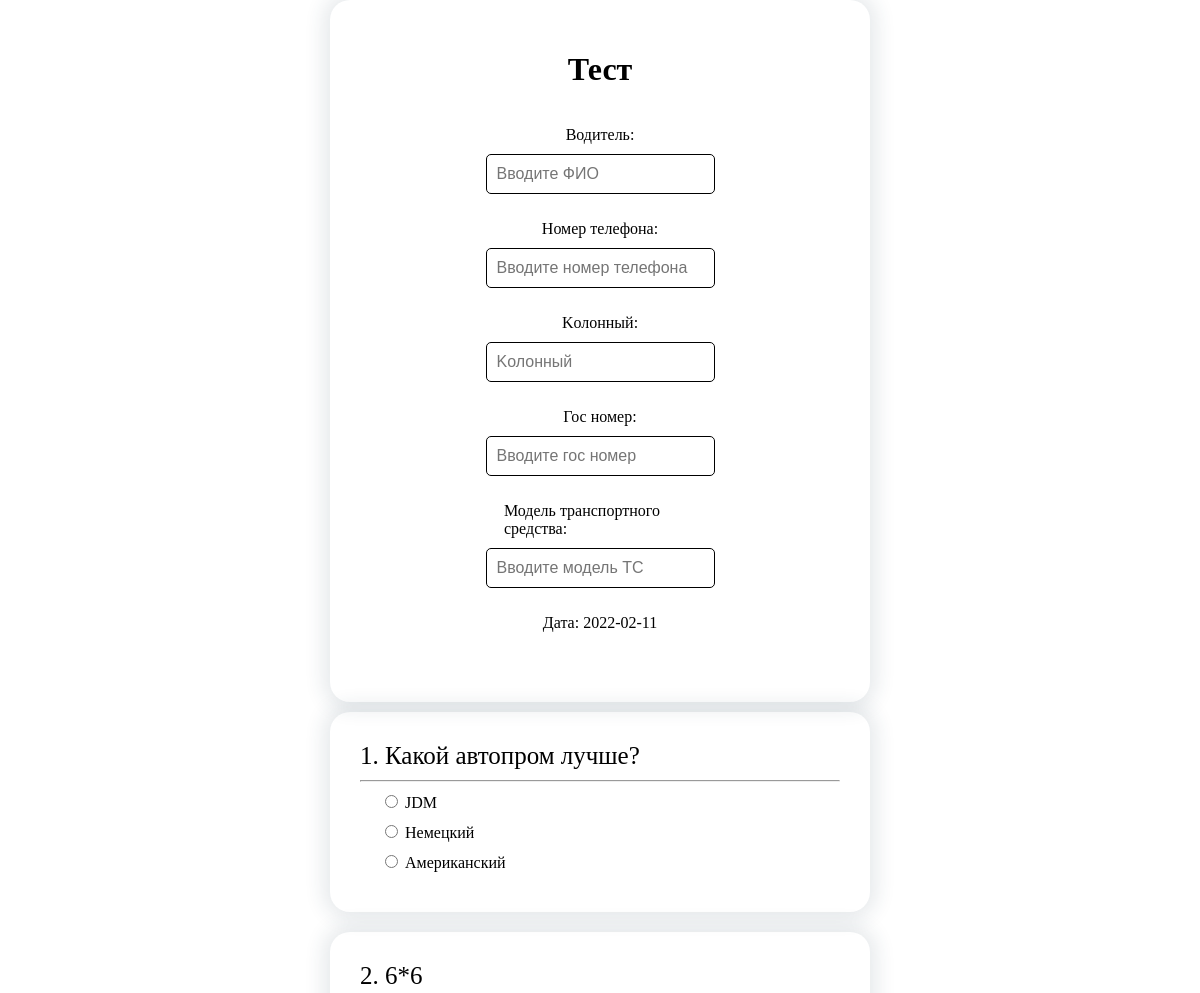
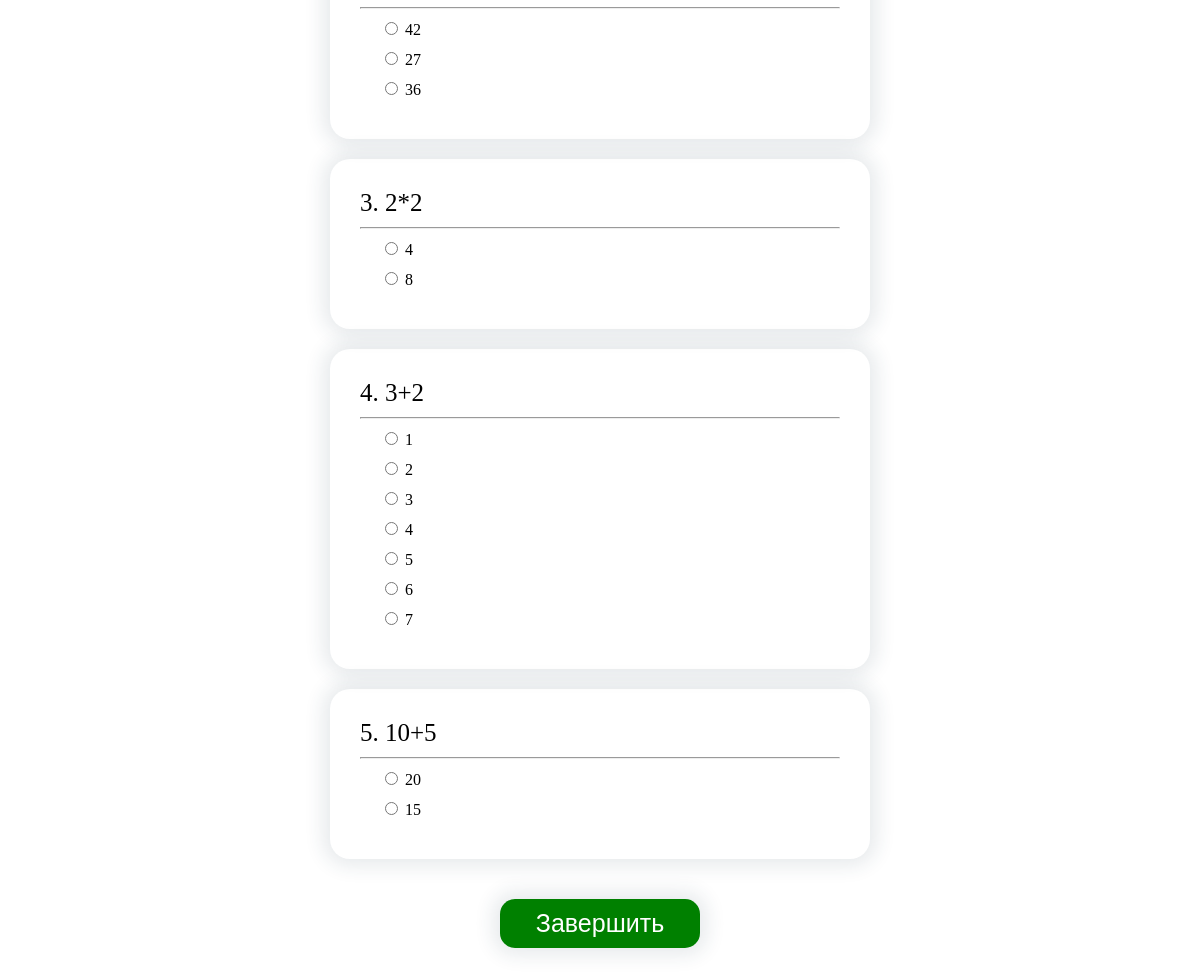
The page / on the database its author committed (2 pictures, top to bottom).
### main/models.py (models this page shows, shortened)
class Query(models.Model):
    query = models.TextField(verbose_name='Вопрос',max_length=4000)
    answer1 = models.CharField(verbose_name='Ответ 1', max_length=250)
    answer2 = models.CharField(verbose_name='Ответ 2', max_length=250)
    answer3 = models.CharField(verbose_name='Ответ 3 (не обязательно)', null=True, blank=True, max_length=250)
    answer4 = models.CharField(verbose_name='Ответ 4 (не обязательно)', null=True, blank=True, max_length=250)
    answer5 = models.CharField(verbose_name='Ответ 5 (не обязательно)', null=True, blank=True, max_length=250)
    answer6 = models.CharField(verbose_name='Ответ 6 (не обязательно)', null=True, blank=True, max_length=250)
    answer7 = models.CharField(verbose_name='Ответ 7 (не обязательно)', null=True, blank=True, max_length=250)
    correctAnswer = models.IntegerField(verbose_name='Правильный ответ')
    explanation = models.TextField(verbose_name='объяснение',max_length=2000,null=True, blank=True,)
    class Meta:
        verbose_name = 'Вопрос'
        verbose_name_plural = 'Вопросы'

### main/views.py (the view, shortened to what this page needs)
# urls.py: path('', views.test, name='test'),
def test(request):
    carNumber = request.GET.get('carNumber')
    fio = request.GET.get('fio')
    number = request.GET.get('number')
    columnar = request.GET.get('columnar')
    carModel = request.GET.get('carModel')
    checkedList = request.GET.get('checkedList')
    test = []
    querys = Query.objects.all()
    for i in range(len(querys)):
        dictonary = {
            'id': querys[i].pk,
            'count': i+1,
            'query': querys[i].query,
            'answer1': querys[i].answer1,
            'answer2': querys[i].answer2,
        }
        if querys[i].answer3:
            dictonary['answer3'] = querys[i].answer3
        if querys[i].answer4:
            dictonary['answer4'] = querys[i].answer4
        if querys[i].answer5:
            dictonary['answer5'] = querys[i].answer5
        if querys[i].answer6:
            dictonary['answer6'] = querys[i].answer6
        if querys[i].answer7:
            dictonary['answer7'] = querys[i].answer7
        dictonary['explanation'] = querys[i].explanation
        test.append(dictonary)
    length = []
    for i in range(1, len(test)+1):
        length.append(str(i))
    date = datetime.today().strftime('%Y-%m-%d')
    bigData = {
        'test': test,
        'len': length,
        'listLen':len(length),
        'date': date,
        }
    return render(request, 'main/test.html', bigData)

### main/templates/main/test.html (shortened to what this page needs)
{%load static%}
<!DOCTYPE html>
<html lang="en">
<head>
    <link rel="stylesheet" href="{%static 'css/style.css'%}">
</head>
<body>
    <div class="contact">
        <h1>Тест</h1>
        <div class="inputDiv">
            <p>Водитель:</p>
            <input id="fio" placeholder="Вводите ФИО" class="employe" type="text">
        </div>
        <div class="inputDiv">
            <p>Номер телефона:</p>
            <input id="number" placeholder="Вводите номер телефона" class="company" type="text">
        </div>
        <div class="inputDiv">
            <p>Kолонный:</p>
            <input id="columnar" placeholder="Kолонный" class="company" type="text">
        </div>
        <div class="inputDiv">
            <p>Гос номер:</p>
            <input id="carNumber" placeholder="Вводите гос номер" class="company" type="text">
        </div>
        <div class="inputDiv">
            <p>Модель транспортного средства:</p>
            <input id="carModel" placeholder="Вводите модель ТС" class="company" type="text">
        </div>
        <div class="inputDiv">
            <p>Дата: {{date}}</p>
        </div>
    </div>
    <div class="tests">
        {%for i in test%}
        <div class="test">
            <p class="query">{{i.count}}. {{i.query}}</p>
            <hr>
            <div class="answer">
                <input type="radio" id="{{i.id}}_answer1" onclick="testList.push(this.name)" name="query_{{i.count}}_{{i.id}}" >
                <label for="{{i.id}}_answer1">{{i.answer1}}</label><br>
            </div>
            <div class="answer">
                <input type="radio" id="{{i.id}}_answer2" onclick="testList.push(this.name)" name="query_{{i.count}}_{{i.id}}" >
                <label for="{{i.id}}_answer2">{{i.answer2}}</label><br>
            </div>
            {%if i.answer3%}
                <div class="answer">
                    <input type="radio" id="{{i.id}}_answer3" onclick="testList.push(this.name)" name="query_{{i.count}}_{{i.id}}" >
                    <label for="{{i.id}}_answer3">{{i.answer3}}</label><br>
                </div>
            {%endif%}
            {%if i.answer4%}
                <div class="answer">
                    <input type="radio" id="{{i.id}}_answer4" onclick="testList.push(this.name)" name="query_{{i.count}}_{{i.id}}" >
                    <label for="{{i.id}}_answer4">{{i.answer4}}</label><br>
                </div>
            {%endif%}
            {%if i.answer5%}
                <div class="answer">
                    <input type="radio" id="{{i.id}}_answer5" onclick="testList.push(this.name)" name="query_{{i.count}}_{{i.id}}" >
                    <label for="{{i.id}}_answer5">{{i.answer5}}</label><br>
                </div>
            {%endif%}
            {%if i.answer6%}
                <div class="answer">
                    <input type="radio" id="{{i.id}}_answer6" onclick="testList.push(this.name)" name="query_{{i.count}}_{{i.id}}" >
                    <label for="{{i.id}}_answer6">{{i.answer6}}</label><br>
                </div>
            {%endif%}
            {%if i.answer7%}
                <div class="answer">
                    <input type="radio" id="{{i.id}}_answer7" onclick="testList.push(this.name)" name="query_{{i.count}}_{{i.id}}" >
                    <label for="{{i.id}}_answer7">{{i.answer7}}</label><br>
                </div>
            {%endif%}
        </div>
        {%endfor%}
        <button class="button">Завершить</button>
    </div>
</body>
</html>

### main/static/css/style.css (style rules this page uses)
body { margin: 0; }
* { transition: 0.3s; user-select: none; }
html { scroll-behavior: smooth; }
.contact input { border: 1px solid black; border-radius: 5px; font-size: 16px; margin: 10px; padding: 10px; }
.contact h1 { width: 100%; text-align: center; }
.contact { width: 40%; margin: auto; display: flex; align-items: center; justify-content: center; flex-direction: column; -webkit-box-shadow: 0px 0px 19px 7px rgba(34, 60, 80, 0.11); -moz-box-shadow: 0px 0px 19px 7px rgba(34, 60, 80, 0.11); box-shadow: 0px 0px 19px 7px rgba(34, 60, 80, 0.11); padding: 30px; border-radius: 20px; }
.inputDiv p { margin-bottom: 0; }
.inputDiv { width: 40%; display: flex; justify-content: center; align-items: center; flex-direction: column; }
.tests { width: 100%; display: flex; align-items: center; justify-content: center; flex-direction: column; }
.test { width: 40%; margin: 10px 0; -webkit-box-shadow: 0px 0px 19px 7px rgba(34, 60, 80, 0.11); -moz-box-shadow: 0px 0px 19px 7px rgba(34, 60, 80, 0.11); box-shadow: 0px 0px 19px 7px rgba(34, 60, 80, 0.11); padding: 30px; border-radius: 20px; }
.query { font-size: 25px; margin-top: 0; margin-bottom: 10px; }
.answer { margin: 10px 0; padding-left: 20px; }
.button { width: 200px; padding: 10px; font-size: 25px; -webkit-box-shadow: 0px 0px 19px 7px rgba(34, 60, 80, 0.11); -moz-box-shadow: 0px 0px 19px 7px rgba(34, 60, 80, 0.11); box-shadow: 0px 0px 19px 7px rgba(34, 60, 80, 0.11); border-radius: 15px; margin-top: 30px; cursor: pointer; margin-bottom: 200px; background-color: green; color: white; border: 0; }

### rows shown on the page
Query: query "Какой автопром лучше?", answer1 "JDM", answer2 "Немецкий", answer3 "Американский"
Query: query "6*6", answer1 "42", answer2 "27", answer3 "36"
Query: query "2*2"
Query: count "4", query "3+2", answer1 "1", answer2 "2", answer3 "3", answer4 "4", answer5 "5", answer6 "6", answer7 "7"
Query: query "10+5", answer1 "20", answer2 "15"

### other values the page prints
{{ i.count }} "1" "2" "3" "5"
{{ i.answer1 }} "4"
{{ i.answer2 }} "8"
